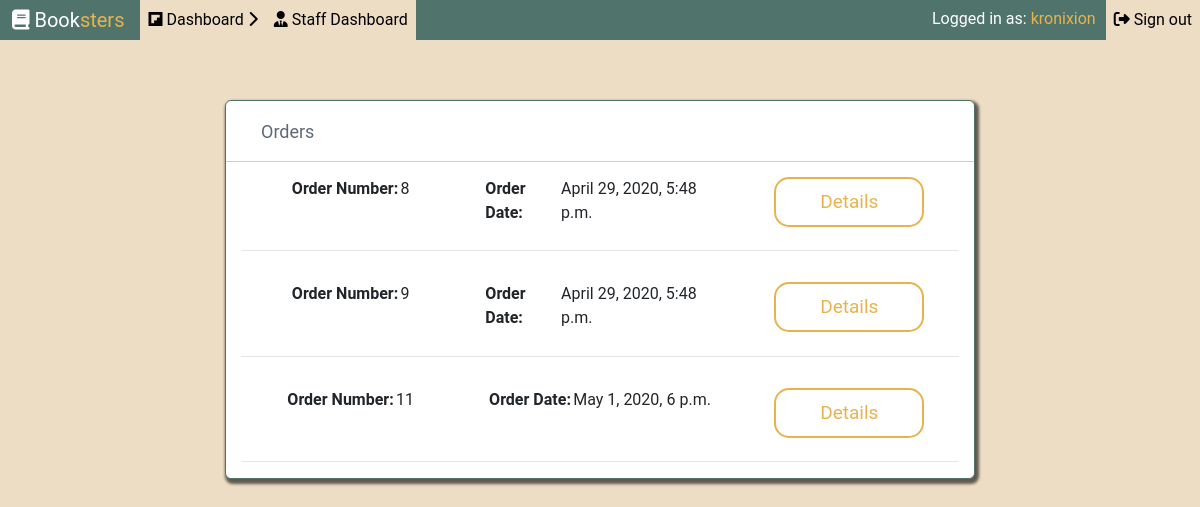
Screenshot of /orders/ (signed in) with the database file from the repository.
### purchases/models.py (models this page shows)
class Order(models.Model):
    books = models.ManyToManyField(Book)
    orderDate = models.DateTimeField(auto_now=True)
    user = models.ForeignKey(Account,on_delete = models.CASCADE,blank=True, null=True)
    totalSum = models.IntegerField(default=0)

### purchases/views.py (the view)
# urls.py: path('orders/',orders,name='orders'),
@login_required
def orders(request):
    account = Account.objects.get(id = request.user.id)
    order = account.shoppingCart.books.all()
    orders = Order.objects.filter(user=account)
    if request.method == "POST" and len(order)!=0:
        o = Order(user=account,totalSum=account.shoppingCart.sumOfBooks())
        o.save()
        for book in order:
            o.books.add(book)
        account.shoppingCart.books.clear()
        return render(request,'orders.html',{'orders':orders})
    else:
        return render(request,'orders.html',{'orders':orders})

### purchases/templates/orders.html
{%extends 'base.html'%}
{%load static%}
{%block title}{%endblock}
{%block additionalMetaData%}
<link rel="stylesheet" href="{%static 'css/orders.css'%}">
{%endblock%}
{%block body%}
<div class="container">
    <div class="row">
        <div class="col-lg-12">
            <h5>Orders</h5>
        </div>
    </div>
    {%if orders%}
    {%for order in orders%}
    <div class="row">
        <div class="col-lg-4 d-flex justify-content-center"><strong>Order Number: </strong> {{order.id}}</div>
        <div class="col-lg-4 d-flex justify-content-center"><strong>Order Date: </strong> {{order.orderDate}}</div>
        <div class="col-lg-4 d-flex justify-content-center"><a href="{% url 'detailedOrder' id=order.id %}"><button>Details</button></a></div>
    </div>
    <hr>
    {%endfor%}
    {%else%}
    <div class="row">
        <div class="col-lg-12">
            <h4>You haven't ordered anything...</h4>
        </div>
    </div>
    {%endif%}
</div>
{%endblock%}

### templates/base.html (shortened to what this page needs)
{% load static %}
<!DOCTYPE html>
<html lang="en">
    <head>
        <link rel="stylesheet" href="https://stackpath.bootstrapcdn.com/bootstrap/4.4.1/css/bootstrap.min.css">
        <link rel="stylesheet" href="{% static 'css/navbar.css' %}" type="text/css">
        {%block additionalMetaData%}{%endblock%}
    </head>
    <body>
        <nav class="navbar navbar-expand-lg sticky-top">
            <a class="navbar-brand" href="{%url 'landingPage'%}"><i class="fa fa-book" aria-hidden="true"></i> Book<span id="sters">sters</span></a>
            <div class="collapse navbar-collapse" id="navbarSupportedContent">
              <ul class="navbar-nav mr-auto">
                {% if user.is_authenticated %}
                <li class="nav-item">
                    <div class="dropdown">
                      <a href="{%url 'dashboard'%}" class="nav-link dropdown-btn"><i class="fab fa-flipboard"></i> Dashboard <i class="fas fa-chevron-right"></i></a>
                    </div>
                </li>
                {%if user.is_staff%}
                <li class="nav-item">
                  <a href="{%url 'staffDashboard'%}"  class="nav-link"><i class="fas fa-user-tie"></i> Staff Dashboard</a>
                </li>
                {%endif%}
                {%endif%}
              </ul>
              <ul class="navbar-nav"  >
                  {% if user.is_authenticated %}
                  <li id="loggedIn">
                      <span>Logged in as: <span id="username">{{user.username}}</span></span>
                  </li>
                  <li class="nav-item">
                    <form action="{%url 'signOut'%}" method="POST">
                      <button type="Submit" class="signOut nav-link"><i class="fas fa-sign-out-alt"></i> Sign out</button>
                    </form>
                  </li>
                  {% endif %}
              </ul>
            </div>
          </nav>
        {%block body%}{%endblock%}
    </body>
</html>

### static/css/navbar.css (style rules this page uses)
body { font-family: "Poppins", sans-serif; }
.navbar-expand-lg { background: #50746C; padding: 0; }
.navbar-brand { color:white; padding-left: 1%; }
.nav-link { color: black; transition: 0.5s all; }
.nav-link { background-color: #EDDDC4; }
.dropdown .fa-chevron-right { transition: 0.5s all; }
.signOut { width:100%; height:100%; border:none; background-color: #EDDDC4; }
#sters { color: #E7B34D; }
#loggedIn { padding-top: 7px; margin-right:10px; }
#loggedIn span { text-align: center; color: white; text-align: center; }
#loggedIn span #username { color:#E7B34D; }

### static/css/orders.css (style rules this page uses)
html, body { width: 100%; height: 100%; margin: 0; background-color: #EDDDC4; font-family: 'Roboto', sans-serif; }
.container { width:750px; box-shadow: 2px 3px 3px 2px rgba(0,0,0,0.6); margin-top:5%; border: 1px solid #50746C; background-color: white; border-radius: 6px; }
h5 { height: 60px; margin:0; padding: 20px 20px; color: #5E6977; font-size: 18px; font-weight: 400; }
.row:first-of-type { border-bottom: 1px solid rgba(0,0,0,0.2); }
.col-lg-4 { margin-top:2%; margin-bottom:1%; padding: 0 10px; }
strong { margin-right: 1%; }
.container button { width:150px; height:50px; border-radius: 15px; background-color: transparent; border: 2px solid #E7B34D; color: #E7B34D; transition: 0.2s all; font-size: 19px; }

### rows the page displays
Order: id "8", orderDate "April 29, 2020, 5:48 p.m."
Order: id "9", orderDate "April 29, 2020, 5:48 p.m."
Order: id "11", orderDate "May 1, 2020, 6 p.m."

### other values shown
{{ user.username }} "kronixion"
